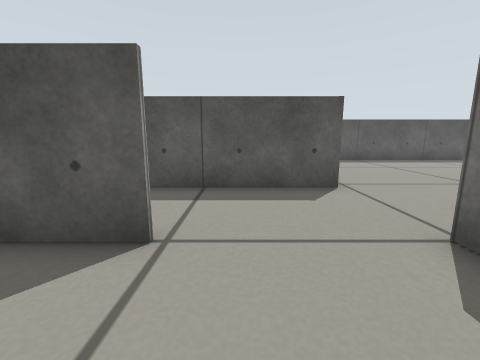
[1] (above)

18 first-person views from a walk through a world built for the Gazebo simulator. The camera is 0.34 m above the floor, tilts 10° down and sees 90° across. The floor is counted in squares, 0.25 m on a side. Each view is taken from the middle of a square. On the plan, view 1 faces up. The plan holds only what a view shows up to about 12 squares ahead; the rest is blank.

[2]
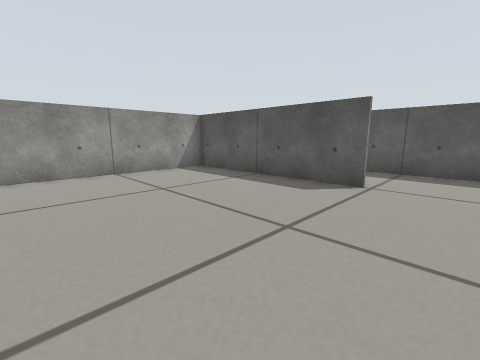

[3]
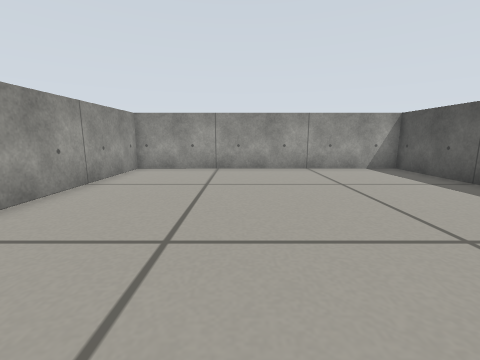

[4]
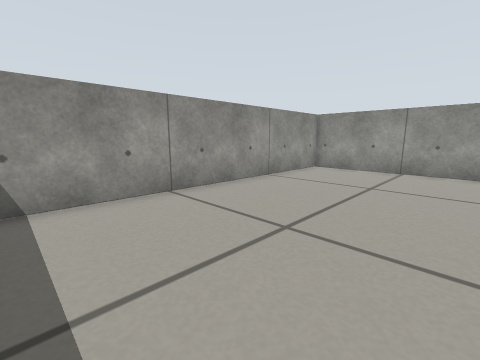

[5]
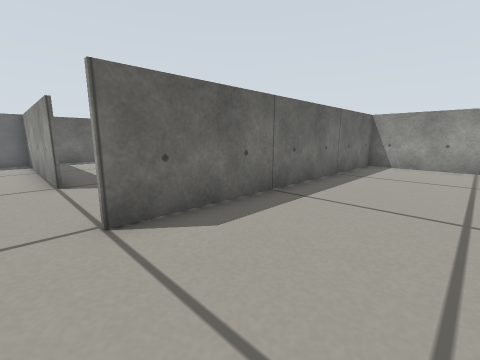

[6]
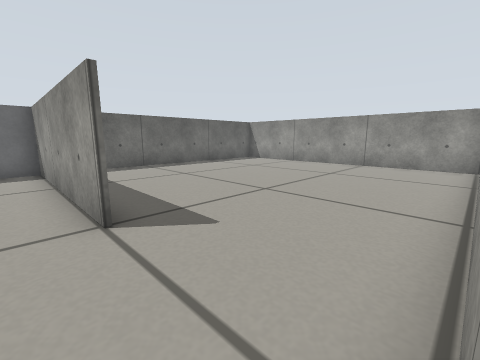

[7]
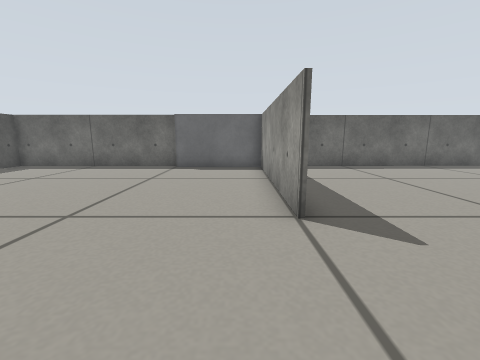

[8]
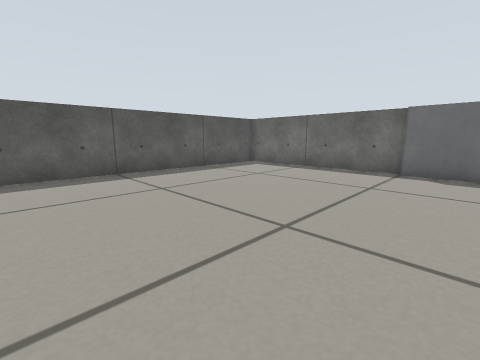

[9]
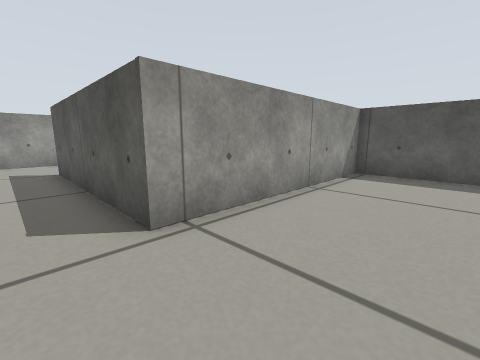

[10]
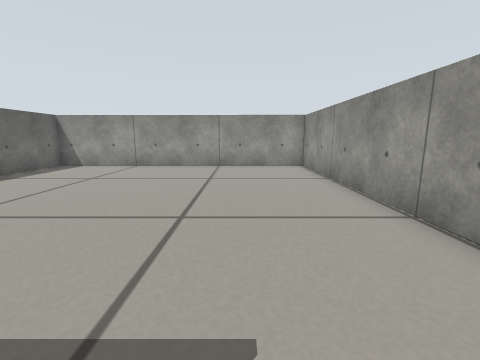

[11]
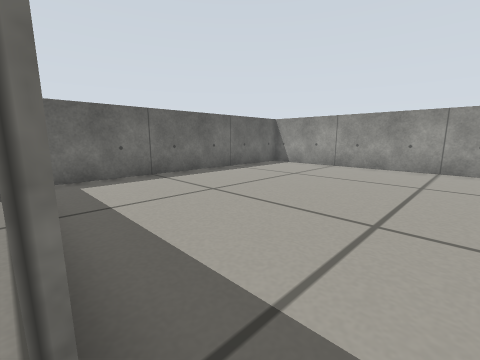

[12]
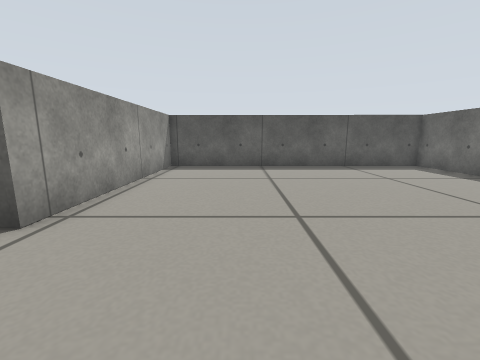

[13]
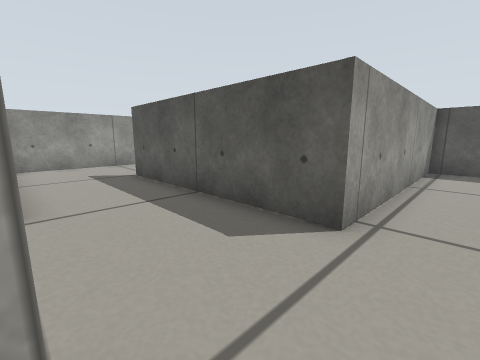

[14]
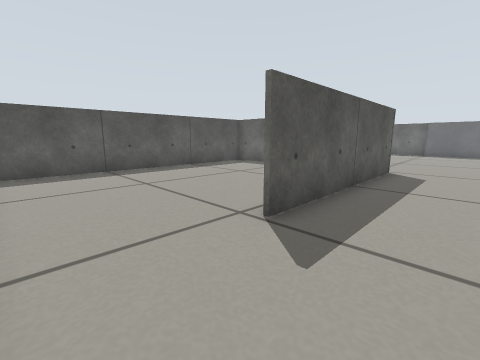

[15]
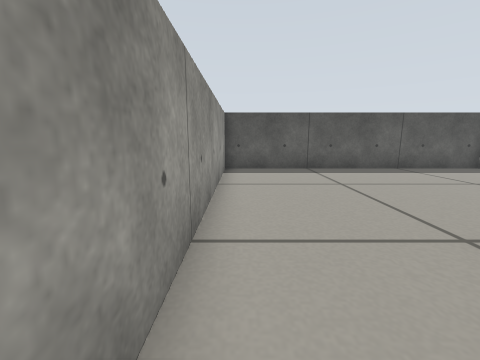

[16]
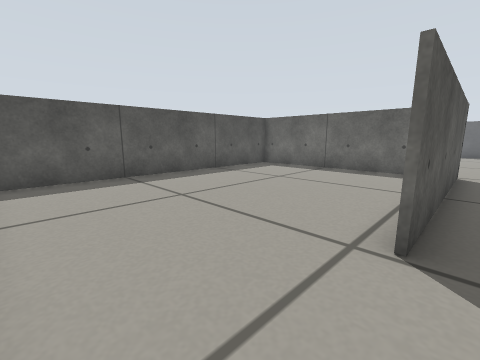

[17]
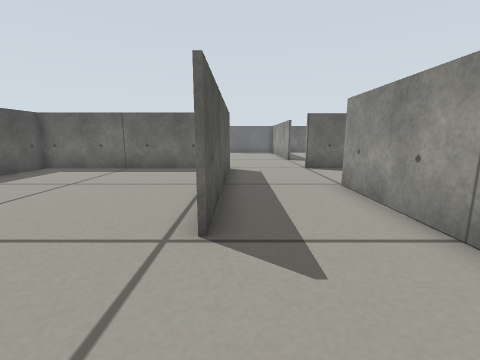

[18]
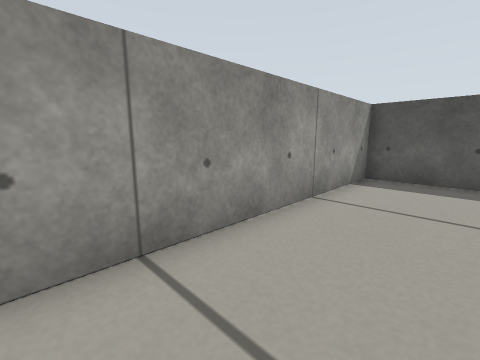

### Floor plan
Points are (right, up) in squares from view 1. A wall is a line through its corners. A room is listed if a view was taken in it or the views show most of it. See-through windows are left out.
Room 1 (views 1, 2, 3, 4)
walls: (-1.1, 2.9) (-8.6, 2.9) (-8.6, -8.6) (3, -8.6); (2.8, -8.6) (2.8, 3.1)
ways out: opening at (0.5, 3) to room 2
Room 2 (views 5, 6, 7, 14, 15, 16, 17, 18)
walls: (-5.3, 3.1) (-1.1, 3.1); (-8.6, 6.4) (-8.6, 3.4); (2.7, 6.5) (-4.9, 6.5)
ways out: opening at (0.5, 3) to room 1; opening at (3, 4.5) to room 3; opening at (-6.5, 6) to room 5
Room 3 (views 8, 9)
walls: (14.5, 7.4) (14.5, 14.6) (3, 14.6); (6.9, 3.1) (14.2, 3.1); (2.7, 14.6) (2.7, 6.5)
ways out: opening at (3, 4.5) to room 2; opening at (5, 3) to room 4
objects: door leaf (14, 4) to (15, 7)
Room 4 (views 10, 11, 12, 13)
walls: (3, -8.6) (14.7, -8.6) (14.6, 2.1); (2.9, 3.1) (2.9, -8.6)
ways out: opening at (5, 3) to room 3
Room 5 (no view inside)
walls: (2.6, 7.9) (2.5, 14.6); (3, 14.6) (-8.7, 14.6) (-8.6, 6.4)
ways out: opening at (-6.5, 6) to room 2

Where each view was taken, in squares from view 1:
view 1: 0 up, 0 right, facing up
view 2: 4 down, 1 right, facing up-left
view 3: 4 down, 2 right, facing left
view 4: 3 down, 2 right, facing down-left
view 5: 4 up, 1 left, facing down-right
view 6: 4 up, 3 right, facing down-right
view 7: 4 up, 3 right, facing right
view 8: 5 up, 4 right, facing up-right
view 9: 5 up, 6 right, facing up-left
view 10: 3 up, 6 right, facing down
view 11: 3 up, 6 right, facing down-right
view 12: 3 up, 6 right, facing up
view 13: 3 up, 4 right, facing up-left
view 14: 4 up, 8 left, facing up-right
view 15: 4 up, 8 left, facing up
view 16: 6 up, 8 left, facing up-right
view 17: 6 up, 8 left, facing right
view 18: 6 up, 6 left, facing up-left
